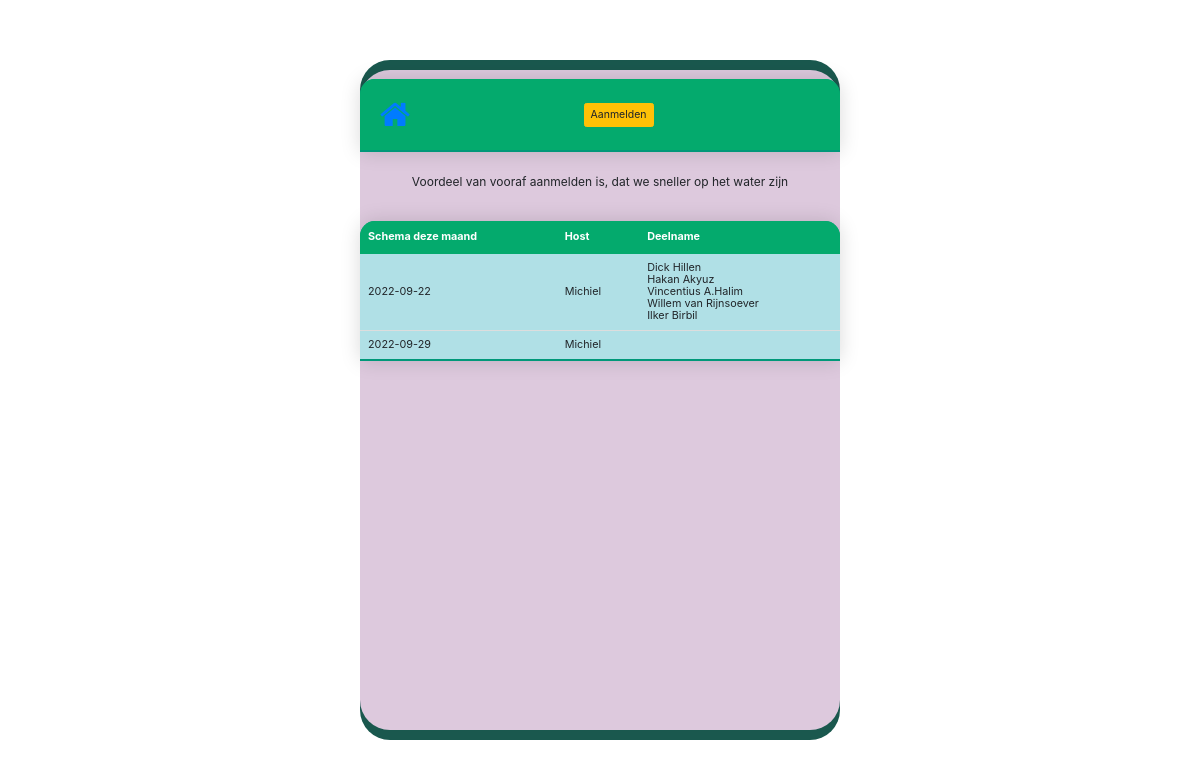
The app's page /, older data.
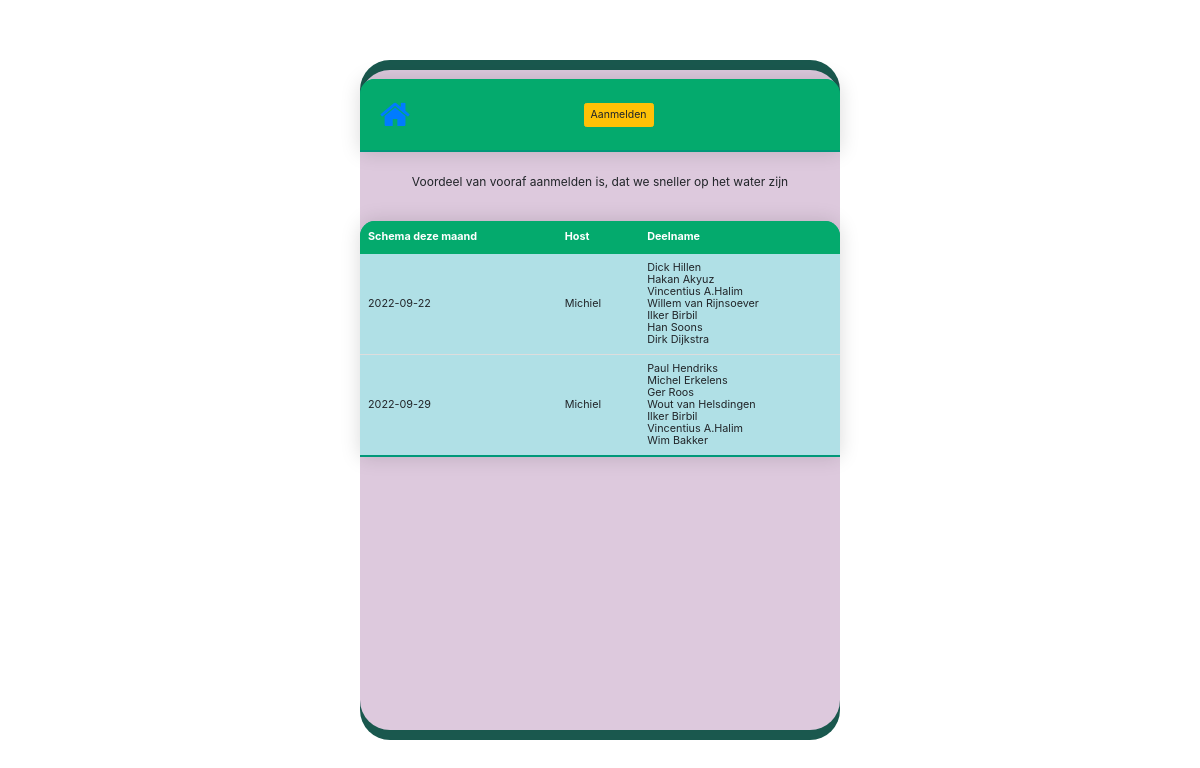
The same page, newer data.
### beatrix/models.py (models this page shows, shortened)
class Flexevent(models.Model):
    id = models.AutoField(primary_key=True)
    event_text = models.CharField(max_length=200)
    pub_date = models.CharField(max_length=35)
    pub_time = models.CharField(max_length=35)
    dagnaam = models.CharField(max_length=35, default='10:00')
    flexhost = models.CharField(max_length=135, default='-')
    lid = models.ManyToManyField(Person,through='Flexlid')  ##, on_delete=models.SET_NULL, null=True)

class Person(models.Model):
    name = models.CharField(max_length=100)
    email = models.CharField(max_length=100,blank=True)
    is_flex = models.BooleanField(default=True)        #wil ingedeeld worden in flexpoule
    keuzes = models.IntegerField(default=0) #aantal keren als host gekozen

### beatrix/views.py (the view)
# urls.py: path('', FlexeventsView.as_view(), name='trainingen'),
class FlexeventsView(ListView):
    template_name='beatrix/events.html'
    queryset=Flexevent.objects.all()
    def get_context_data(self, **kwargs):
        sl_ = self.kwargs.get("slug")
        print(sl_)
        template_name='beatrix/maand_list.html'
        year=int(date.today().strftime('%Y'))
        month = int(date.today().strftime('%m'))
        monthend=[0,31,28,31,30,31,30,31,31,30,31,30,31] #jfmamjjasond
        einde=monthend[month]
        x=0
        start=date(year,month,1)
        end=date(year,month,einde)
        x=10
        rooster=Flexevent.objects.filter(pub_date__range=[start, end])[:x]
        for r in rooster:
            aanwezig=Flexlid.objects.all().filter(flexevent_id=r.id)
            ingedeelden=aanwezig.values_list('member_id', flat=True)
            print(len(aanwezig))
            x+=len(aanwezig)
            print(x)
            y=int(x/4)
        roostergedeelte=Flexevent.objects.filter(pub_date__range=[start, end])[:x]
        context = {
        'rooster': rooster,
        'roostergedeelte': roostergedeelte,
        'regels':y,
        }
        return context

### templates/beatrix/events.html (shortened to what this page needs)
{% extends 'base.html' %}
{% block content %}
<form>
<table class="datum-table">
  <tbody>
    <tr>
      <a> Voordeel van vooraf aanmelden is, dat we sneller op het water zijn
          </a>
    </tr>
  </tbody>
</table>
<table class="beatrix-table">
    <thead>
      <thead>
        <tr>
          <th >Schema deze maand</th>
          <th >Host</th>
          <th >Deelname</th>
        </tr>
      </thead>
    </thead>
    <tbody>
            {% for cc in rooster %}
        <tr>
          <td > {{cc.pub_date}}</td>
          <td >{{cc.flexhost}}</td>
          <td>{% for t in cc.lid.all %}
            {% if forloop.counter0 < regels %}
          {{ t.name }}<br>
        {% endif %}
          {% endfor %}</td>
        {% endfor %}
</form>
{% endblock  %}

### templates/base.html (shortened to what this page needs)
<!DOCTYPE html>
<html lang="en">
<head>
    {% load static %}
    <link rel="stylesheet" href="{% static 'font_awesome/css/font-awesome.css' %}" />
    <link rel="stylesheet" type="text/css" href="{% static 'css/beatrix.css' %}" />
        <link rel="stylesheet" href="https://maxcdn.bootstrapcdn.com/bootstrap/4.5.2/css/bootstrap.min.css" />
</head>
<body>
<div class="mobile">
<div class="phone">
<div class="phone-mirror">
<table class="beatrix-table">
  <thead>
    <tr>
      <th> <a href="/" class="fa fa-home fa-3x" ></a></th>
      <th> <a href="{% url 'flex:aanmelden' %}" class="btn btn-warning btn-sm" >Aanmelden</a></th>
    </tr>
  </thead>
</table>
    <div id="content">
        {% block content %}{% endblock %}
    </div>
</body>
</html>

### beatrix/static/css/beatrix.css (style rules this page uses)
:root { font-family: sans-serif; }
.datum-table { border-collapse: collapse; margin: 9px 0; font-size: 0.9em; min-width: 440px; border-radius: 15px 15px 0 0; overflow: hidden; box-shadow: 0 0 20px rgba(0, 0, 0, 0.15); }
.datum-table tbody tr { border-bottom: 1px solid #dddddd; line-height: 15px; }
.beatrix-table { border-collapse: collapse; margin: 9px 0; font-size: 0.9em; min-width: 480px; border-radius: 15px 15px 0 0; overflow: hidden; box-shadow: 0 0 20px rgba(0, 0, 0, 0.15); }
.beatrix-table thead tr { background-color: #009879; color: #ffffff; text-align: left; font-weight: bold; }
.beatrix-table th, .beatrix-table td { padding: 8px 8px; }
.beatrix-table tbody tr { border-bottom: 1px solid #dddddd; line-height: 12px; }
.beatrix-table tbody tr:nth-of-type(even) { background-color: #f3f3f3; }
.beatrix-table tbody tr:last-of-type { border-bottom: 2px solid #009879; }
html, body { width: 100%; font-size: 12px; box-sizing: border-box; }
a { display: block; color: white; text-align: center; padding: 12px; text-decoration: none; }
td { background-color: powderblue }
th { background-color: #04AA6D; color: white; }
.mobile { height: 100vh; display: flex; justify-content: center; align-items: center; }
.phone { display: flex; justify-content: center; align-items: center; width: 480px; height: 680px; background: #1a584e; border-radius: 30px; padding: 10px; }
.phone-mirror { position: relative; width: 490px; height: 660px; background-color: rgb(221, 201, 221); border-radius: 30px; }

Row changes from the older to the newer data that the page shows:
changed Flexevent (number 1 of 2 on the later page): gains Person (name "Han Soons"); gains Person (name "Dirk Dijkstra")
changed Flexevent (number 2 of 2 on the later page): gains Person (name "Paul Hendriks"); gains Person (name "Michel Erkelens"); gains Person (name "Ger Roos"); gains Person (name "Wout van Helsdingen"); gains Person (name "Wim Bakker"); gains Person (name "Ilker Birbil"); gains Person (name "Vincentius A.Halim")
